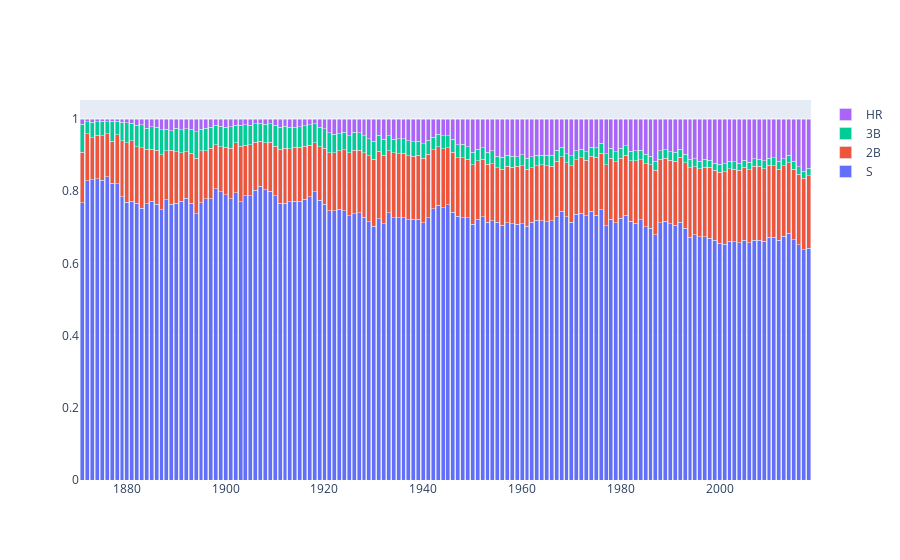

The code cell stored with this chart in its notebook:
### Code cell
fig = go.Figure(data=[
    go.Bar(name='S', x=batting_years_df['yearID'], y=batting_years_df['S_PERC']),
    go.Bar(name='2B', x=batting_years_df['yearID'], y=batting_years_df['2B_PERC']),
    go.Bar(name='3B', x=batting_years_df['yearID'], y=batting_years_df['3B_PERC']),
    go.Bar(name='HR', x=batting_years_df['yearID'], y=batting_years_df['HR_PERC'])
])
fig.update_layout(barmode='stack')
fig.show()

### Figure 1 — Plotly figure (JSON) as saved in the notebook; plotly's stock layout.template omitted (floating-point values rounded to 4 significant figures; data arrays with more than 128 entries replaced by an {"elided": "..."} marker saying what was removed)
{"data": [{"name": "S", "type": "bar", "x": {"elided": "148 int values"}, "y": {"elided": "148 float values"}}, {"name": "2B", "type": "bar", "x": {"elided": "148 int values"}, "y": {"elided": "148 float values"}}, {"name": "3B", "type": "bar", "x": {"elided": "148 int values"}, "y": {"elided": "148 float values"}}, {"name": "HR", "type": "bar", "x": {"elided": "148 int values"}, "y": {"elided": "148 float values"}}], "layout": {"barmode": "stack"}}
